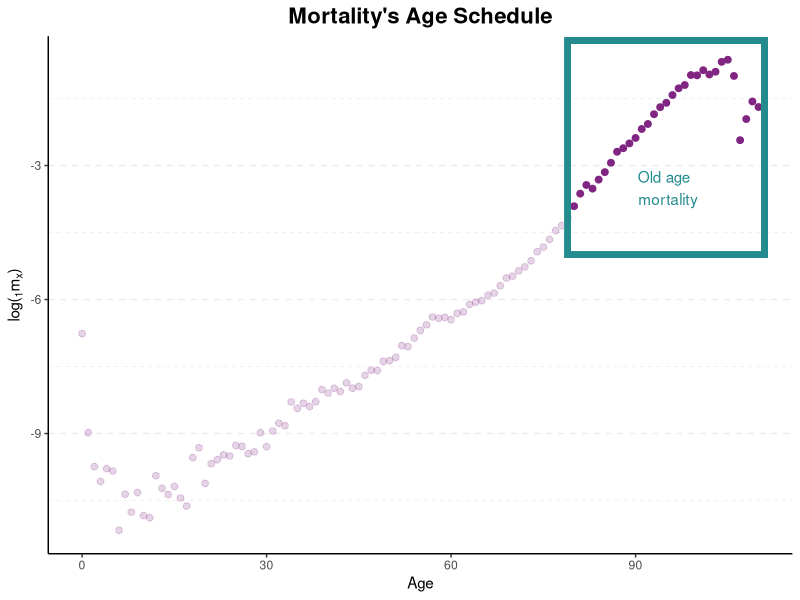
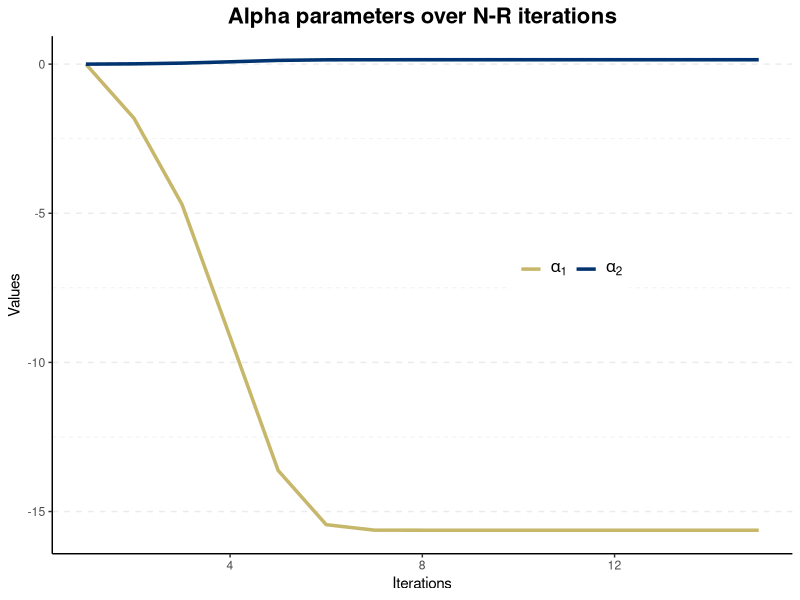
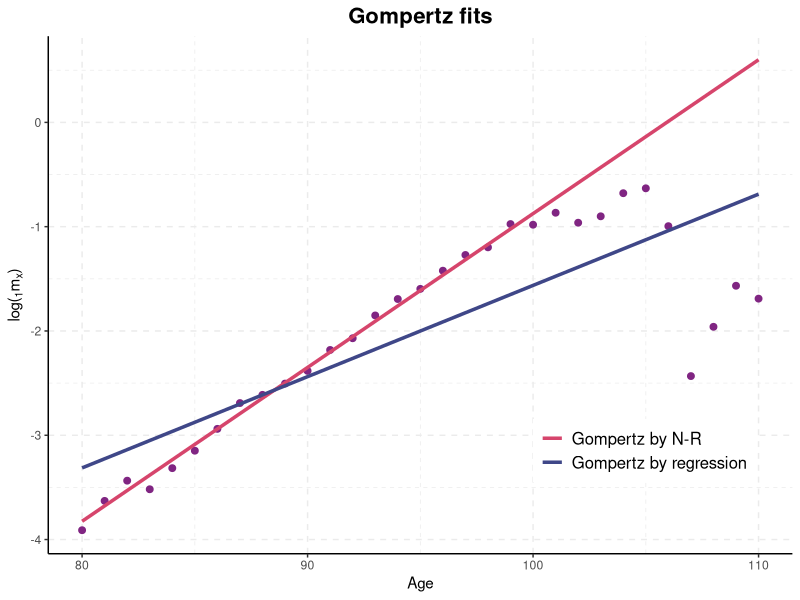
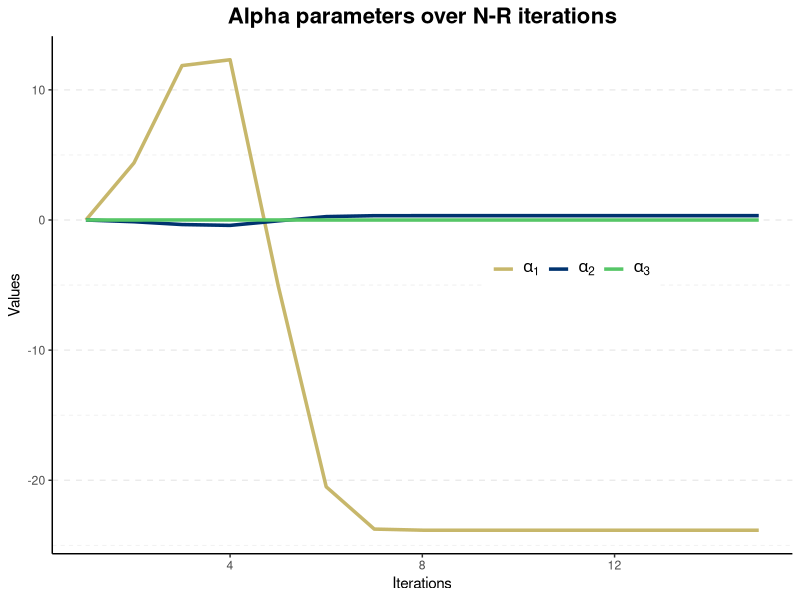
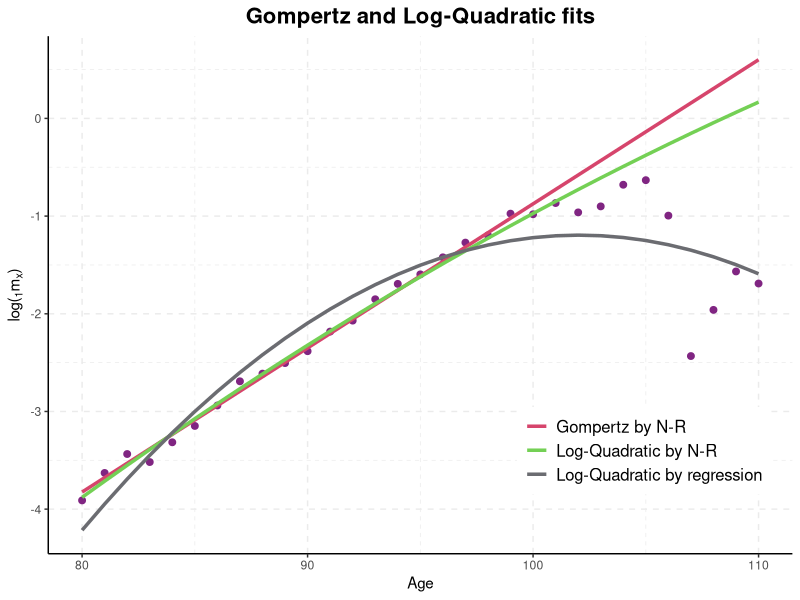

Recreate these plots in R, in order.
## ---- chunk 1
knitr::opts_chunk$set(echo = FALSE)
## ---- chunk 2
library(ggplot2)
library(tidyverse)
library(viridis)
library(scales)
## ---- chunk 3
dth = read.delim("./modeling/data/dthBE_1x1.txt", 
                 skip = 1,
                 sep = "", 
                 stringsAsFactors=FALSE,
                 header = TRUE)

exp = read.delim("./modeling/data/expBE_1x1.txt", 
                 skip = 1,
                 sep = "", 
                 stringsAsFactors=FALSE,
                 header = TRUE)

df.dth = dth %>% 
  filter(Year == 2002) %>% select(Year, Age, Female) %>% 
  mutate(Female = as.numeric(Female))

df.exp = exp %>% 
  filter(Year == 2002) %>% select(Year, Age, Female)

df = df.dth %>% 
  left_join(df.exp, 
            by = c("Year", "Age")) %>% 
  rename("D" = Female.x,
         "N" = Female.y) %>% 
  mutate(mx = D/N,
         Age = ifelse(Age == "110+", 110, Age),
         Age = as.numeric(Age),
         Age2 = Age^2)

ggplot(df, aes(x = Age, y = log(mx))) +
  geom_point(data = df %>% filter(Age >= 80), 
             size = 2, col = "#802582FF") +
  geom_point(data = df %>% filter(Age < 80), 
             size = 2, col = "#802582FF",
             alpha = 0.2) +
  geom_rect(xmin = 79, xmax=111, ymin = -5, ymax = -0.2,
            alpha = 0.1, col = "#238A8DFF", fill = NA,
            size = 2) + 
  theme_bw() +
  theme(plot.title = element_text(size = 16, face = "bold",hjust = 0.5),
        panel.grid.major.y = element_line(linetype = "dashed"),
        panel.grid.minor.y = element_line(linetype = "dashed"),
        panel.grid.major.x = element_blank(),
        panel.grid.minor.x = element_blank(),
        panel.border = element_blank(),
        axis.line.x = element_line(size = 0.5, linetype = "solid", colour = "black"),
        axis.line.y = element_line(size = 0.5, linetype = "solid", colour = "black")) +
  annotate("text",
           label = "Old age \n mortality",
            x = 95,
            y = -3.5,
            col = "#238A8DFF") +
  labs(title = "Mortality's Age Schedule",
       y = expression(paste("log(", {}[1], m[x], ")" )))
## ---- chunk 4
# remove young age mortality
df = df %>% filter(Age >= 80)

fit.reg = lm(log(mx) ~ 1 + Age, 
             df)
coef.reg = fit.reg$coefficients

## ---- chunk 5
# Design matrix
X = matrix(c(rep(1, dim(df)[1]), df$Age),
           ncol = 2)
# vector of deaths and exposure
D = df$D
N = df$N
# Expected deaths according to alpha
Dhat = function(alpha) {
  lambda.hat = X %*% alpha
  return( as.numeric( N * exp(lambda.hat)))
}
# Newton-Raphson algorithm
next_alpha = function(alpha) {
  dhat = Dhat(alpha)
  M = solve ( t(X) %*% diag(dhat) %*% X)
  v = t(X) %*% (D - dhat)
  return( alpha + M %*% v)
}

a = matrix(0, 2, 15)
for (i in 2:ncol(a)) { a[,i] = next_alpha(a[,i-1])}

## ---- chunk 6
df.a = t(a) %>% 
  as.data.frame() %>% 
  rename("alpha1" = V1,
         "alpha2" = V2)

ggplot(df.a, aes(x = 1:15)) +
  geom_line(aes(y = alpha1, col = "alpha1"), size = 1.2) +
  geom_line(aes(y = alpha2, col = "alpha2"), size = 1.2) +
  theme_bw() +
  theme(plot.title = element_text(size = 16, face = "bold",hjust = 0.5),
        legend.position = c(0.7, 0.55),
        legend.title = element_blank(),
        legend.text = element_text(size = 12),
        legend.direction = "horizontal",
        panel.grid.major.y = element_line(linetype = "dashed"),
        panel.grid.minor.y = element_line(linetype = "dashed"),
        panel.grid.major.x = element_blank(),
        panel.grid.minor.x = element_blank(),
        panel.border = element_blank(),
        axis.line.x = element_line(size = 0.5, linetype = "solid", colour = "black"),
        axis.line.y = element_line(size = 0.5, linetype = "solid", colour = "black")) +
  scale_color_manual(values = c("alpha1" = "#C7B76BFF",
                                "alpha2" = "#00336FFF"),
                     labels = c(expression(alpha[1]), expression(alpha[2]))) +
  labs(title = "Alpha parameters over N-R iterations",
       y = "Values",
        x = "Iterations")

## ---- chunk 7
fitted.logmx = X %*% a[, ncol(a)]

df = df %>% 
  mutate(log.mx.hat.NR.gptz = fitted.logmx,
         log.mx.hat.reg.gptz = coef.reg[1] + coef.reg[2]*Age)

ggplot(df, aes(x = Age, y = log(mx), group = 1)) +
  geom_point(size = 2, col = "#802582FF") +  
  geom_line(aes(x = Age, y = log.mx.hat.NR.gptz, 
                col = "Gompertz by N-R" ),
            size = 1.2) +
  geom_line(aes(x = Age, y = log.mx.hat.reg.gptz, 
                col = "Gompertz by regression" ),
            size = 1.2) +
  theme_bw() +
  theme(plot.title = element_text(size = 16, face = "bold", hjust = 0.5),
        legend.position = c(0.8, 0.2),
        legend.title = element_blank(),
        legend.text = element_text(size = 12),
        panel.grid.major.y = element_line(linetype = "dashed"),
        panel.grid.minor.y = element_line(linetype = "dashed"),
        panel.grid.major.x = element_line(linetype = "dashed"),
        panel.grid.minor.x = element_line(linetype = "dashed"),
        panel.border = element_blank(),
        axis.line.x = element_line(size = 0.5, linetype = "solid", colour = "black"),
        axis.line.y = element_line(size = 0.5, linetype = "solid", colour = "black")) +
  scale_color_manual(values = c("Gompertz by N-R" = "#D6456CFF",
                                "Gompertz by regression" = "#3F4788FF")) +
  labs(title = "Gompertz fits",
       y = expression(paste("log(", {}[1], m[x], ")" )))
## ---- chunk 8
# Augment design matrix
X = matrix(c(rep(1, dim(df)[1]), df$Age, df$Age^2),
           ncol = 3)

a = matrix(0, 3, 15)
for (i in 2:ncol(a)) { a[,i] = next_alpha(a[,i-1])}
# round(a, 4)

df.a = t(a) %>% 
  as.data.frame() %>% 
  rename("alpha1" = V1,
         "alpha2" = V2,
         "alpha3" = V3)

ggplot(df.a, aes(x = 1:15)) +
  geom_line(aes(y = alpha1, col = "alpha1"), size = 1.2) +
  geom_line(aes(y = alpha2, col = "alpha2"), size = 1.2) +
  geom_line(aes(y = alpha3, col = "alpha3"), size = 1.2) +

  theme_bw() +
  theme(plot.title = element_text(size = 16, face = "bold",hjust = 0.5),
        legend.position = c(0.7, 0.55),
        legend.title = element_blank(),
        legend.text = element_text(size = 12),
        legend.direction = "horizontal",
        panel.grid.major.y = element_line(linetype = "dashed"),
        panel.grid.minor.y = element_line(linetype = "dashed"),
        panel.grid.major.x = element_blank(),
        panel.grid.minor.x = element_blank(),
        panel.border = element_blank(),
        axis.line.x = element_line(size = 0.5, linetype = "solid", colour = "black"),
        axis.line.y = element_line(size = 0.5, linetype = "solid", colour = "black")) +
  scale_color_manual(values = c("alpha1" = "#C7B76BFF",
                                "alpha2" = "#00336FFF",
                                "alpha3" = "#56C667FF"),
                     labels = c(expression(alpha[1]), 
                                expression(alpha[2]),
                                expression(alpha[3]))) +
  labs(title = "Alpha parameters over N-R iterations",
       y = "Values",
        x = "Iterations")


## ---- chunk 9

fitted.logmx = X %*% a[, ncol(a)]

fit.reg = lm(log(mx) ~ 1 + Age + Age2, 
             df)
coef.reg.lq = fit.reg$coefficients

df = df %>% 
  mutate(log.mx.hat.NR.lq = fitted.logmx,
         log.mx.hat.reg.lq = coef.reg.lq[1] + coef.reg.lq[2]*Age + coef.reg.lq[3]*Age2)

ggplot(df, aes(x = Age, y = log(mx), group = 1)) +
  geom_point(size = 2, col = "#802582FF") +  
  geom_line(aes(x = Age, y = log.mx.hat.NR.gptz, 
                col = "Gompertz by N-R" ),
            size = 1.2) +
  geom_line(aes(x = Age, y = log.mx.hat.NR.lq, 
                col = "Log-Quadratic by N-R" ),
            size = 1.2) +
  geom_line(aes(x = Age, y = log.mx.hat.reg.lq, 
                col = "Log-Quadratic by regression" ),
            size = 1.2) +
  theme_bw() +
  theme(plot.title = element_text(size = 16, face = "bold", hjust = 0.5),
        legend.position = c(0.8, 0.2),
        legend.title = element_blank(),
        legend.text = element_text(size = 12),
        panel.grid.major.y = element_line(linetype = "dashed"),
        panel.grid.minor.y = element_line(linetype = "dashed"),
        panel.grid.major.x = element_line(linetype = "dashed"),
        panel.grid.minor.x = element_line(linetype = "dashed"),
        panel.border = element_blank(),
        axis.line.x = element_line(size = 0.5, linetype = "solid", colour = "black"),
        axis.line.y = element_line(size = 0.5, linetype = "solid", colour = "black")) +
  scale_color_manual(values = c("Gompertz by N-R" = "#D6456CFF",
                                "Log-Quadratic by N-R" = "#74D055FF",
                                "Log-Quadratic by regression" = "#6B6C71FF")) +
  labs(title = "Gompertz and Log-Quadratic fits",
       y = expression(paste("log(", {}[1], m[x], ")" )))


# TO DO: Estimates with a t-regression to diminish outliying value effect !!!

